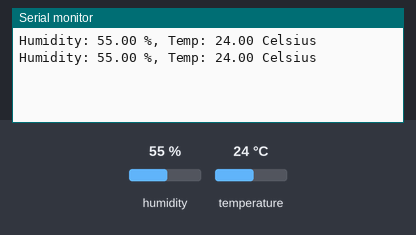
Recording of a sketch running on a simulated Arduino Uno, built with avr-gcc and run on an emulated ATmega328P. On the bench: the last lines printed to the serial monitor. The inputs (shaded band) are chosen by the test bench; at power-on: humidity 55 %, temperature 24 °C.

Above: at 5.8 s.
5.9 s: humidity set to 22 %
At 11.5 s:
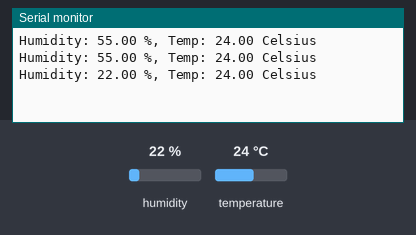
11.9 s: temperature set to 12 °C
At 15.5 s:
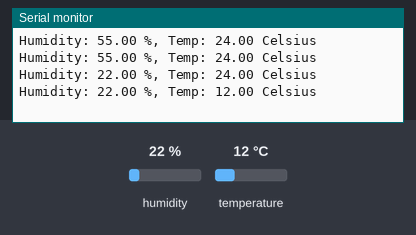
17.9 s: humidity set to 40 %
At 20.7 s:
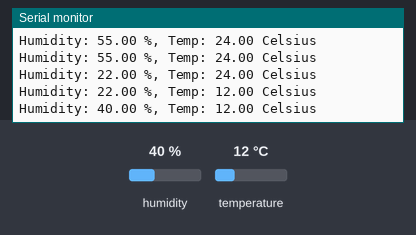
Timing chart, 0 to 22.2 s (numbered marks = the images above; inputs shaded):
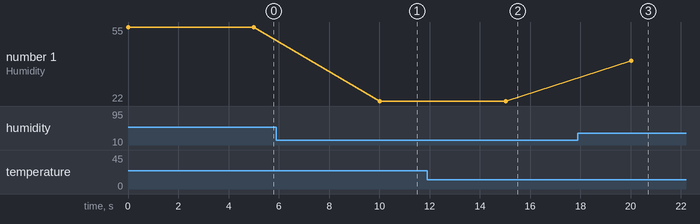

Measured:
- after the input at 5.9 s, the serial monitor: prints a new line after 4.1 s (image 1)
- after the input at 11.9 s, the serial monitor: prints a new line after 3.1 s (image 2)
- after the input at 17.9 s, the serial monitor: prints a new line after 2.1 s (image 3)
- plotted number 1: 55 → 22 after the input at 5.9 s, 22 → 40 after the input at 17.9 s

The sketch:

DHT22.ino
```cpp
// imports and definitions
#include <DHT.h>; 				            // include the DHT library
#define DHTPIN 2  				            // specify the pin of the output
DHT dht(DHTPIN, DHT22); 			        // initialize DHT sensor
float hum;  					                // stores humidity value
float temp; 					                // stores temperature value

void setup() // setup
{
  Serial.begin(9600); 			          // begin serial comnmunication
  dht.begin();				                // start the sensor
}

void loop() // loop
{
    hum = dht.readHumidity(); 		    // read the relative humidity
    temp= dht.readTemperature();	    // read the temperature
    // Print the out
    Serial.print("Humidity: ");
    Serial.print(hum);
    Serial.print(" %, Temp: ");
    Serial.print(temp);
    Serial.println(" Celsius");
    delay(5000); 				              // delay 5 seconds.
}
```
